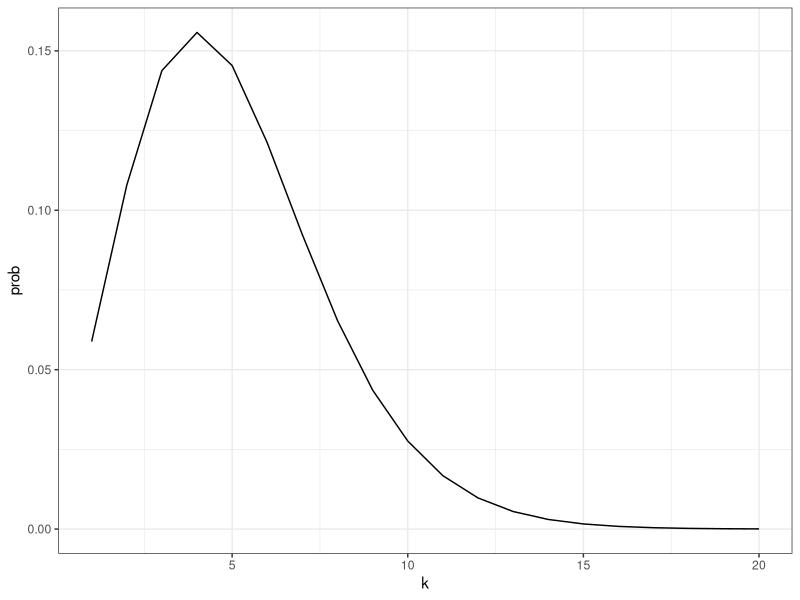
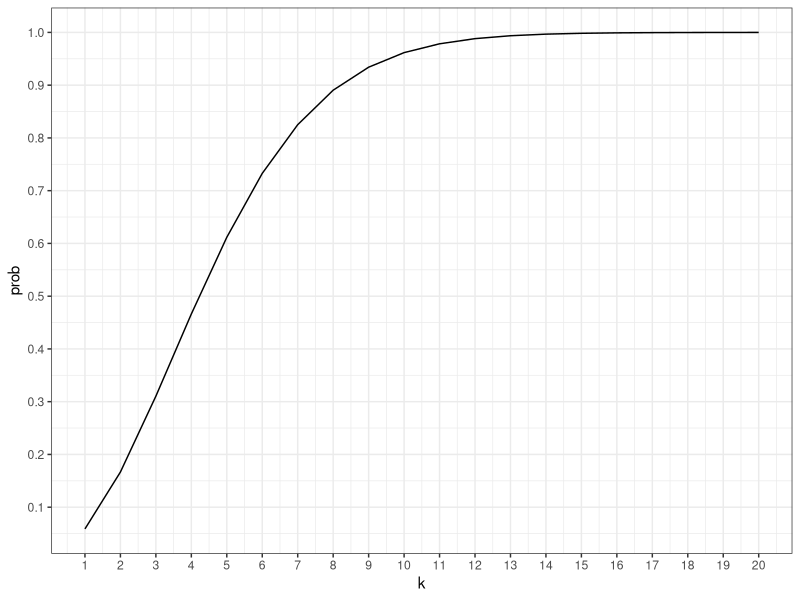
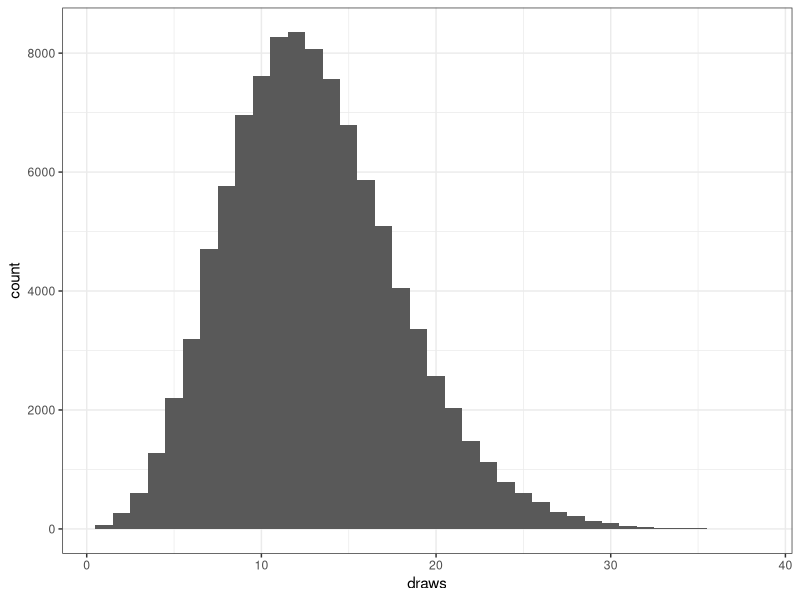
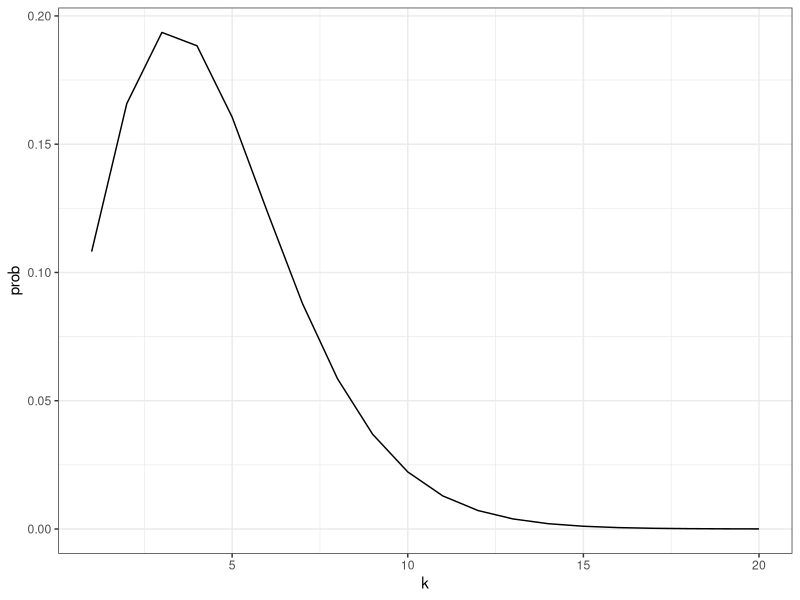
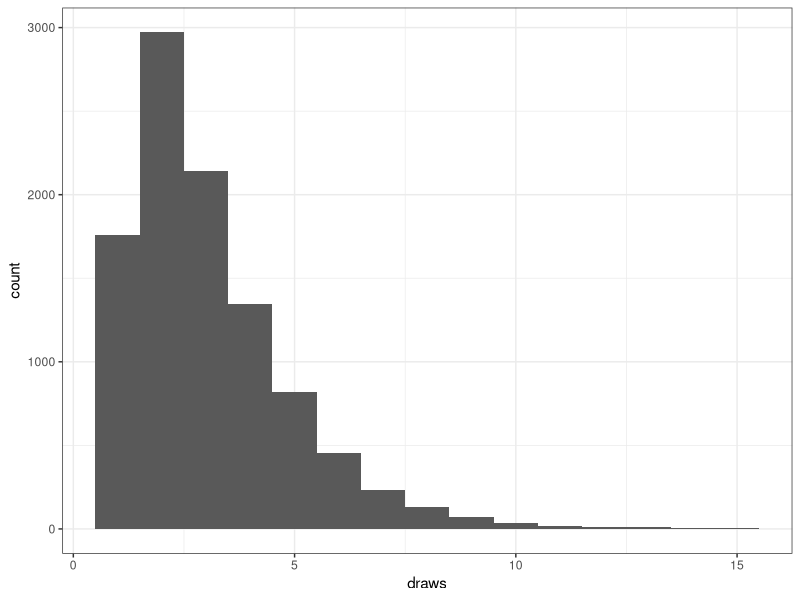

Here is the R script that generated these plots, in order:
## ---- chunk 1
library(tidyverse)
## ---- chunk 2
d_ztbinom_book <- function(k, p, N) {
  q = p + 1
  
  prob = (1/(1-(q^-N))) * choose(n = N+k-1, k = N-1) * (p/q)^k * (1 - (p/q))^N
  
  return(prob)
}
## ---- chunk 3
cdf_ztbinom_book <- function(k, p, N) {
  q = p + 1
  
  cumulative_prob <- 0
  for (i in 1:k) {
    cumulative_prob = cumulative_prob + d_ztbinom_book(i, p, N)
  }
  
  return(cumulative_prob)
}
## ---- chunk 4
mean_ztbinom_book <- function(p, N) {
  q = p + 1
  
  mean = N*p / (1-(q^-N))
  
  return(mean)
}
## ---- chunk 5
var_ztbinom_book <- function(p, N) {
  q = p + 1
  
  var = ( (N*p*q) / (1-(q^-N)) ) * ( 1 - (N*p / q) * ( 1 / (1-(q^-N)) - 1)  )
  
  return(var)
}
## ---- chunk 6
d_ztbinom_book(k = 3, p = 0.5, N = 10)

cdf_ztbinom_book(k = 25, p = 0.5, N = 10)

mean_ztbinom_book(p = 0.5, N = 10)

var_ztbinom_book(p = 0.5, N = 10)
## ---- chunk 7
# pdf build

pdf <- d_ztbinom_book(k = seq(1, 20, 1), p = 0.5, N = 10)

pdf_df <- as.data.frame(pdf)

pdf_df <- pdf_df |>
  mutate(k = seq(1, 20, 1)) |>
  rename(prob = pdf)

pdf_df |>
  ggplot(aes(x = k, y = prob)) +
  geom_line() +
  theme_bw() 

sum(pdf)
## ---- chunk 8
cdf <- rep(0, 20)

for (i in 1:20) {
  cdf[i] <- cdf_ztbinom_book(k = i, p = 0.5, N = 10)
}

cdf_df <- as.data.frame(cdf)

cdf_df <- cdf_df |>
  mutate(k = seq(1, 20, 1)) |>
  rename(prob = cdf)
## ---- chunk 9
cdf_df |>
  ggplot(aes(x = k, y = prob)) +
  geom_line() +
  theme_bw() +
  scale_x_continuous(breaks = seq(0, 20, 1)) +
  scale_y_continuous(breaks = seq(-0.1, 1, 0.1))
## ---- chunk 10
r_ztbinom_book <- function(n, p, N) {
  
  draws <- rep(NA, n)
  
  upper = N*10
  
  min = cdf_ztbinom_book(k = 1, p = p, N = N)
  max = cdf_ztbinom_book(k = upper, p = p, N = N)
  
  cdf_vals <- rep(0, upper)
  
  for (i in 1:upper) {
    cdf_vals[i] <- cdf_ztbinom_book(k = i, p = p, N = N)
  }
  
  for (i in 1:n) {
    unif_draw <- runif(n = 1, min = min, max = max)
    
    dist_to_0 = cdf_vals - unif_draw
    
    draw <- which.min(abs(dist_to_0))
    
    draws[i] <- draw
  }
  return(draws)
}
## ---- chunk 11
set.seed(1)

n = 100000
N = 18
p = 0.75

# pdf <- d_ztbinom_book(k = seq(1, N*10, 1), p = p, N = N)
# 
# pdf_df <- as.data.frame(pdf)
# 
# pdf_df <- pdf_df |>
#   mutate(k = seq(1, N*10, 1)) |>
#   rename(prob = pdf)
# 
# pdf_df |>
#   ggplot(aes(x = k, y = prob)) +
#   geom_line() +
#   theme_bw() 

d <- r_ztbinom_book(n, p, N)

draws <- as.data.frame(d) |>
  rename(draws = d) 

draws |>
  ggplot(aes(x = draws)) +
  geom_histogram(binwidth = 1) +
  theme_bw() 

mean(draws$draws)
var(draws$draws)
## ---- chunk 12
pdf <- d_ztbinom_book(k = seq(1, 20, 1), p = 0.5114, N = 9.2648)

pdf_df <- as.data.frame(pdf)

pdf_df <- pdf_df |>
  mutate(k = seq(1, 20, 1)) |>
  rename(prob = pdf)

pdf_df |>
  ggplot(aes(x = k, y = prob)) +
  geom_line() +
  theme_bw() 

# sum(pdf)
## ---- chunk 13
polynomial <- function(N, P) {
  0 ==
    N*P*(1+P)^(4*N+1) +
    N^2*P^2*(1+P)^(4*N) -
    2*N*P*(1+P)^(3*N+1) -
    (1+P)^(3*N+1) -
    2*N^2*P^2*(1+P)^(3*N) -
    N*P*(1+P)^(3*N) -
    2*N^2*P^2*(1+P)^(3*N-1) +
    N*P*(1+P)^(2*N+1) -
    2*(1+P)^(2*N+1) +
    2*N^2*P^2*(1+P)^(2*N) +
    5*N*P*(1+P)^(2*N) +
    4*N^2*P^2*(1+P)^(2*N-1) -
    2*N*P*(1+P)^(N+1) +
    (1+P)^(N+1) -
    2*N^2*P^2*(1+P)^(N) -
    N*P*(1+P)^(N) -
    2*N^2*P^2*(1+P)^(N-1) +
    N*P*(1+P) +
    N^2*P^2
}

# denom <- (1 - (1+P)^(-N))
# 
# mean_estimator <- function(N, P) {
#   calc_mean <- (N*P) / denom)
#   return(calc_mean)
# }
# 
# 
# variance_estimator <- function(N, P) {
#   calc_var <- 
#     (N*P*(1+P) / denom) * 
#     (
#       1 - ((N*P)/1+P) * ((1 / (denom)) - 1)
#     )
#   return(calc_var)
# }
## ---- chunk 14
# mean_estimator(10, 0.5)
# 
# variance_estimator(10, 0.5)
## ---- chunk 15
# ---------------------------------------------------------
# 1. The "Forward" Theoretical Functions (Eq 41.1 & 41.2)
# ---------------------------------------------------------

mean_tnb <- function(N, P) {
  Q <- 1 + P
  denom <- 1 - Q^(-N)
  if (abs(denom) < 1e-15) return(Inf)
  
  # Eq 41.1
  return( (N * P) / denom )
}

variance_tnb <- function(N, P) {
  Q <- 1 + P
  denom <- 1 - Q^(-N)
  if (abs(denom) < 1e-15) return(Inf)
  
  # Eq 41.2 (Consolidated)
  # Var = [Mean_Untruncated * Q / Denom] * [ 1 - (Mean_Untruncated/Q) * (1/Denom - 1) ]
  
  term_lead <- (N * P * Q) / denom
  term_bracket <- 1 - ( (N * P) / Q ) * ( (1/denom) - 1 )
  
  return( term_lead * term_bracket )
}
## ---- chunk 16
# ---------------------------------------------------------
# 2. The Optimizer (Solving for N, P)
# ---------------------------------------------------------

find_parameters <- function(observed_mean, observed_var) {
  
  # Objective: Minimize the difference between Theoretical (Eq 41) and Observed
  objective_fn <- function(params) {
    N <- params[1]
    P <- params[2]
    
    theo_mean <- mean_tnb(N, P)
    theo_var  <- variance_tnb(N, P)
    
    # Squared Error Cost
    error <- (theo_mean - observed_mean)^2 + (theo_var - observed_var)^2
    return(error)
  }
  
  # Initial Guess
  start_guesses <- c(10, 0.5)
  
  result <- optim(
    par = start_guesses,
    fn = objective_fn,
    method = "L-BFGS-B",
    lower = c(0.001, 0.001), # Parameters must be positive
    upper = c(Inf, Inf)
  )
  
  return(list(
    Estimated_N = result$par[1],
    Estimated_P = result$par[2],
    Goodness_of_Fit = result$value # Closer to 0 is better
  ))
}
## ---- chunk 17
find_parameters(3, 4)
## ---- chunk 18
d <- r_ztbinom_book(n = 10000, p = 0.8, N = 3.17)

draws <- as.data.frame(d) |>
  rename(draws = d) 

draws |>
  ggplot(aes(x = draws)) +
  geom_histogram(binwidth = 1) +
  theme_bw() 

mean(draws$draws)
var(draws$draws)
